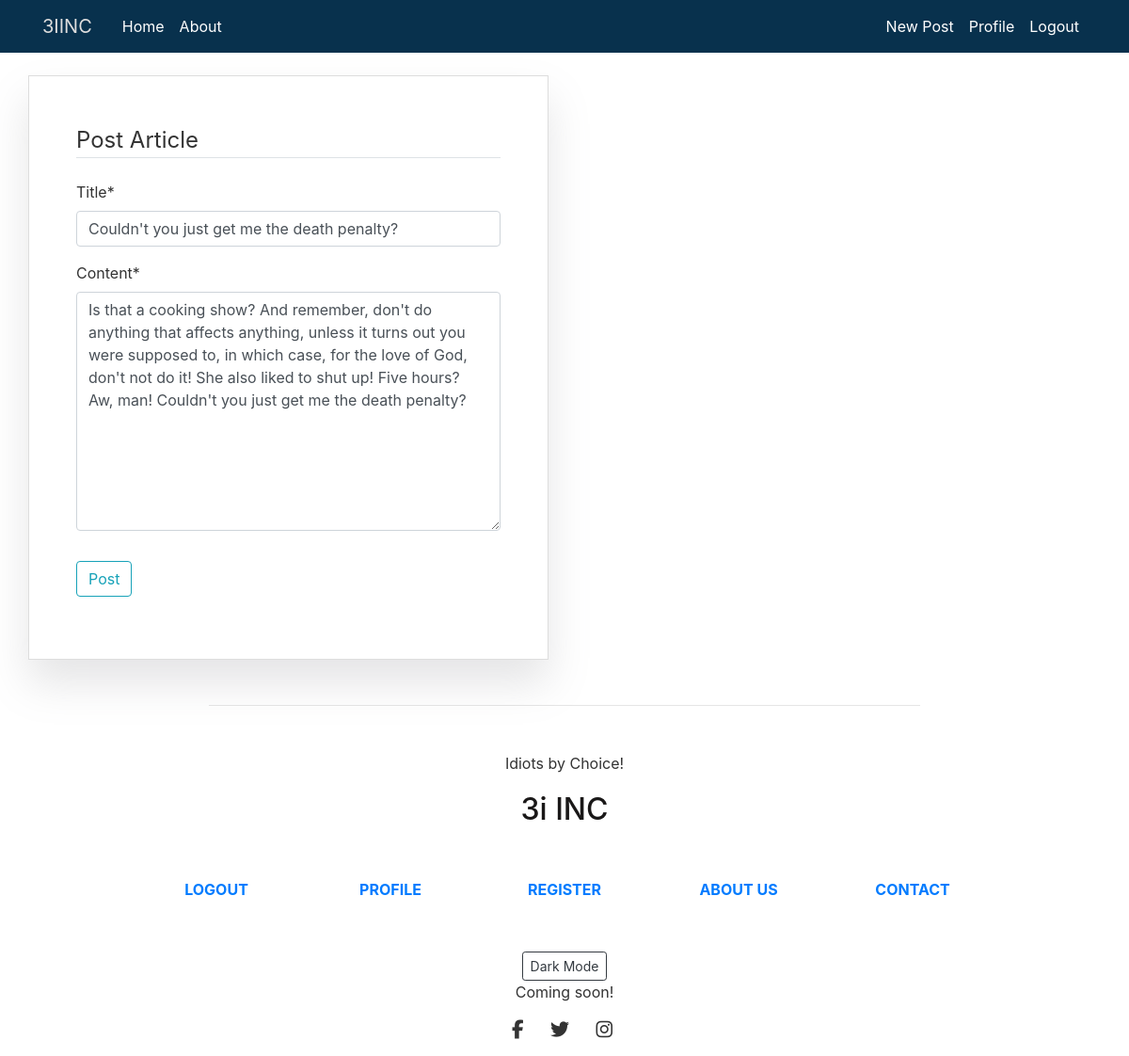
/post/14/update/ (signed in), run on the app's committed database.
### blog/models.py (models this page shows, shortened)
class Post(models.Model):
    title = models.CharField(max_length=100)
    subtitle = models.CharField(max_length=140, default='SOME STRING')
    content = models.TextField()
    date_posted = models.DateTimeField(default=timezone.now)
    author = models.ForeignKey(User, on_delete=models.CASCADE)

### blog/views.py (the view, shortened to what this page needs)
# urls.py: path('post/<int:pk>/update/', PostUpdateView.as_view(), name="post-update"),
class PostUpdateView(LoginRequiredMixin, UserPassesTestMixin, UpdateView):
    model = Post
    fields = ['title', 'content']
    def test_func(self):
        post = self.get_object()
        if self.request.user == post.author:
            return True
        return False

### blog/templates/blog/post_form.html (shortened to what this page needs)
{% extends "blog/base.html" %}
{% load crispy_forms_tags %}
{% block content %}
    <div class="content-section-form">
        <form method="POST">
            <fieldset class="form-group">
                <legend class="border-bottom mb-4">
                    Post Article
                </legend>
                {{ form|crispy }}
            </fieldset>
            <div class="form-group">
                <button class="btn btn-outline-info" type="submit">
                    Post
                </button>
            </div>
        </form>
    </div>
{% endblock content %}

### blog/static/blog/main.css (style rules this page uses)
body { color: #333333; margin-top: 5rem; font-family: -apple-system, BlinkMacSystemFont, 'Segoe UI', Roboto, Oxygen, Ubuntu, Cantarell, 'Open Sans', 'Helvetica Neue', sans-serif; }
.content-section-form { padding: 50px; border: 1px solid #dddddd; box-shadow: 0px 25px 42px rgba(125, 123, 128, 0.2); align-items: center; justify-content: center; }

### data on the page
Post: title "Couldn't you just get me the death penalty?", content "Is that a cooking show? And remember, don't do anything that affects anything, unless it turns out you were supposed to, in which case, for the love of God, don't not do it! She also liked to shut up! Five hours? Aw, man! Couldn't you just get me the death penalty?"
